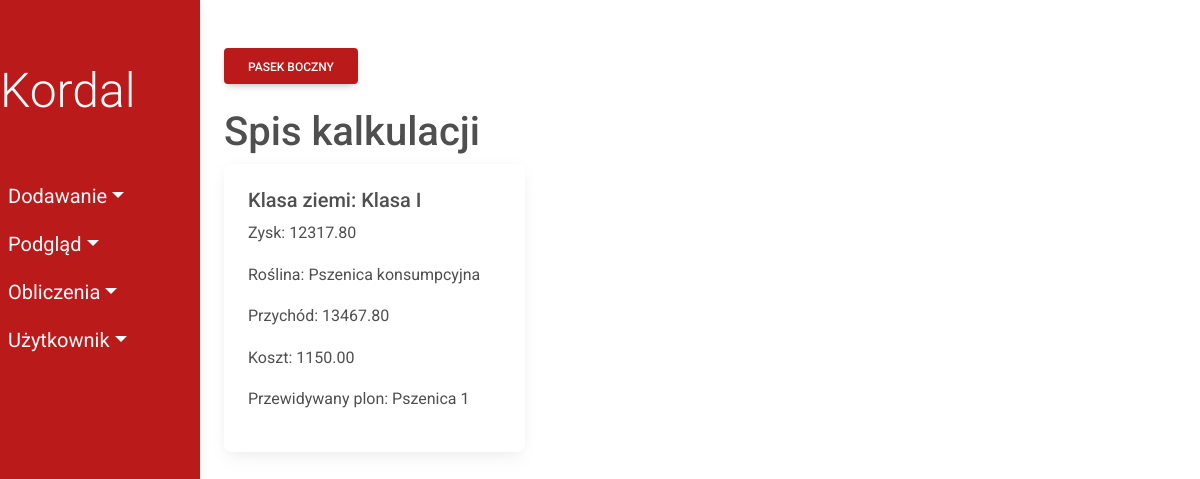
/plant_prices/optimal_class, run on the app's committed database.
### fields/models.py (models this page shows, shortened)
class Plant(models.Model):
    plant_name = models.CharField(max_length=50)
    seed_price = models.DecimalField(max_digits=10, decimal_places=2)
    class Meta:
        db_table = 'Plant'
    def __str__(self):
        return self.plant_name

class ClassField(models.Model):
    class_name = models.CharField(max_length=10)
    class Meta:
        db_table = 'ClassField'
    def __str__(self):
        return self.class_name

class PredictedCrop(models.Model):
    predicted_crop_name = models.CharField(max_length=50)
    plant = models.ForeignKey(Plant, on_delete=models.CASCADE)
    crop_mass = models.DecimalField(max_digits=10, decimal_places=2)
    class_field = models.ForeignKey(
        ClassField, on_delete=models.CASCADE, db_column='class_id')
    class Meta:
        db_table = 'PredictedCrop'

### fields/views/viewsPredictOptimal.py (the view)
def optimal_class_profit(request):
    output=process_profit()
    output=show_profits(output)
    return render(request, 'fields/show/optimalClass.html', {'output': output})

### fields/views/getElements.py (called while the page is built)
def cost_of_seed(plant_n):
    cost = 0
    try:
        plant = Plant.objects.get(plant_name=plant_n)
        plant_price = plant.seed_price
        return plant_price
    except Plant.DoesNotExist:
        pass

def get_all_classes():
    classes=[]
    for p in ClassField.objects.all():
        classes.append(p.class_name)
    return set(classes)

def get_plant_id(plant_n):
    try:
        plant = Plant.objects.get(plant_name=plant_n)
        plant_id = plant.id
        return plant_id
    except Plant.DoesNotExist:
        pass

def get_plant_price(plant_n, predicted):
    try:
        id=get_plant_id(plant_n)
        obj = PlantPrice.objects.get(plant=int(id), is_predicted=predicted)
        obj_income = obj.price
        return obj_income
    except PlantPrice.DoesNotExist:
        pass

def get_fertilizer_price(fertilizer_id):
    try:
        fertilizer = Fertilizer.objects.get(id=fertilizer_id)
        fert_price = fertilizer.price
        return fert_price
    except Fertilizer.DoesNotExist:
        pass

### fields/views/viewsCosts.py (called while the page is built)
def cost_of_fertilization(pred_crop_id):
    all_fert_plans = FertilizationPlan.objects.filter(
        predicted_crop_id=pred_crop_id)
    cost = 0
    for f in all_fert_plans:
        cost += get_fertilizer_price(f.fertilizer_id) * f.fertilizer_mass
    return cost

### fields/views/viewsPredictOptimal.py (called while the page is built)
def home():
    all_predicted_crops = []
    all_predicted_crops = PredictedCrop.objects.all()
    prediction_and_cost = []
    for predicted_crop in all_predicted_crops:
        cost_fert = cost_of_fertilization(predicted_crop.id)
        cost_seed = cost_of_seed(predicted_crop.plant)
        plant = predicted_crop.plant
        class_field = predicted_crop.class_field
        cost_sum = cost_fert + cost_seed
        prediction_and_cost.append(
            (predicted_crop, plant, class_field, cost_sum))
    return (prediction_and_cost)

def show_profits(output):
    all_classes=get_all_classes()
    vals = []
    for c in all_classes:
        for class_field, profit, plant, income, cost, predicted_crop in output:
            if str(class_field) == str(c):
                vals.append((plant, class_field, float(profit), income, cost, predicted_crop.predicted_crop_name))
                break
    return vals

### fields/templates/fields/show/optimalClass.html
{% extends 'fields/index.html' %}
  {% block content %}
  <h1>Spis kalkulacji</h1>
  <div class="row">
    {% for plant, class_field, profit, income, cost, predicted_crop_name in output %}
    <div class="col-sm-4">
      <div class="card">
        <div class="card-body">
          <h5 class="card-title">Klasa ziemi: {{class_field}}</h5>
          <p>Zysk: {{profit|floatformat:2}}</p>
          <p>Roślina: {{plant}}</p>
          <p>Przychód: {{income|floatformat:2}}</p>
          <p>Koszt: {{cost|floatformat:2}}</p>
          <p>Przewidywany plon: {{predicted_crop_name}}</p>
        </div>
      </div>
    </div>
    {% endfor %}
  </div>
  {% endblock %}

### fields/static/css/style.css (style rules this page uses)
* { margin: 0; padding: 0; box-sizing: border-box; }
:root { --nav-bg: #bb1a1a; --dropdown-bg: #cc2b2b }
body { min-height: 100vh; background-color: #fff; }

### data on the page
Plant: class_name "Klasa I", profit "12317.80", plant_name "Pszenica konsumpcyjna", income "13467.80", cost "1150.00", predicted_crop_name "Pszenica 1"
